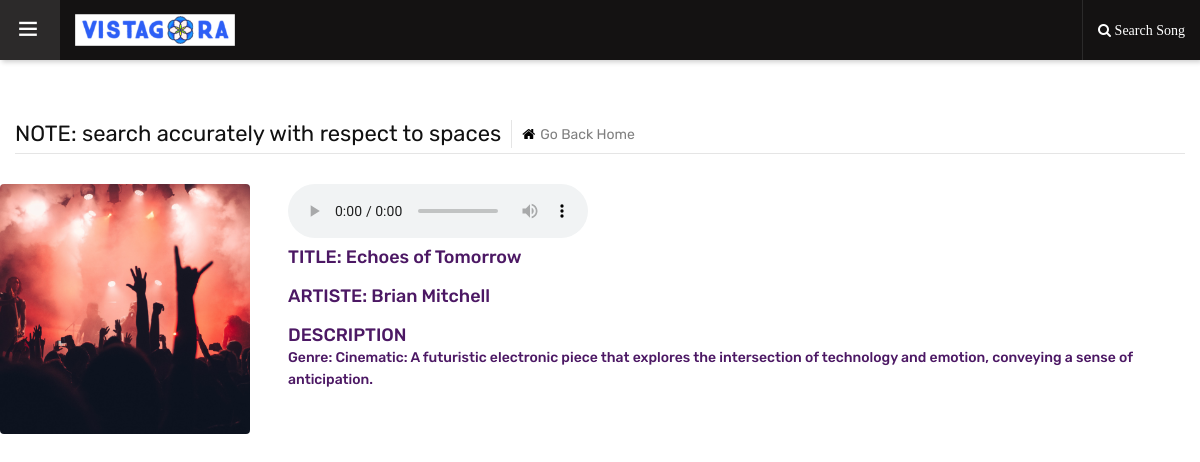
Page /vista-gora/search-course11/MP3-BM005 on the committed database.
### ourapp/models.py (models this page shows, shortened)
class Audio(models.Model):
    artiste = models.CharField(max_length=100)
    identification_code= models.CharField(max_length=30,unique=True)
    title= models.CharField(max_length=30)
    description= models.TextField(max_length=300)
    audio_file= models.FileField(upload_to="audio")
    cover_picture= models.FileField(upload_to="cover_picture")

### ourapp/views.py (the view)
# urls.py: path("vista-gora/search-course11/<str:tok>", views.search_course11, name="search_course11"),
def search_course11(request,tok):
        try:
            if request.method=="POST":
                tok=request.POST.get("qq")
                cont = Audio.objects.all()
                tok = tok.upper()
                got2 = None
                try:
                    got2 = []
                    for i in cont:
                        toU=str(i.title)
                        if tok == toU.upper():
                            got2.append(i.identification_code)
                    print(got2)
                    return render(request, "search_course11.html", {"tok": tok, "got": cont,"got2":got2})
                except:
                    return render(request, "search_course11.html", {"tok": tok, "cont": cont, "ck": False})
            else:
                cont=Audio.objects.all()
                try:
                    got = Audio.objects.get(identification_code=tok)
                    return render(request, "search_course11.html", {"tok": tok, "got": got, "ck": True})
                except:
                    return render(request, "search_course11.html", {"tok": tok, "cont": cont,"ck":False})
        except:
            try:
                tok=None
                return render(request, "search_course11.html", {"tok": tok, "cont": cont, "ck": False})
            except:
                return HttpResponse("Your Search input was Empty")

### ourapp/templates/search_course11.html (shortened to what this page needs)
{% load static %}
<!DOCTYPE html>
<html lang="en">
<head>
	<link rel="stylesheet" type="text/css" href="{% static 'admin/assets/css/assets.css' %}">
	<link rel="stylesheet" type="text/css" href="{% static 'admin/assets/vendors/calendar/fullcalendar.css' %}">
	<link rel="stylesheet" type="text/css" href="{% static 'admin/assets/css/typography.css' %}">
	<link rel="stylesheet" type="text/css" href="{% static 'admin/assets/css/shortcodes/shortcodes.css' %}">
	<link rel="stylesheet" type="text/css" href="{% static 'admin/assets/css/style.css' %}">
	<link rel="stylesheet" type="text/css" href="{% static 'admin/assets/css/dashboard.css' %}">
	<link class="skin" rel="stylesheet" type="text/css" href="{% static 'admin/assets/css/color/color-1.css' %}">
</head>
<body class="ttr-opened-sidebar ttr-pinned-sidebar">
	<header class="ttr-header">
		<div class="ttr-header-wrapper">
			<div class="ttr-toggle-sidebar ttr-material-button">
				<i class="ti-menu ttr-close-icon"></i>
			</div>
			<div class="ttr-logo-box">
				<div>
					<a href="{% url 'index' %}" class="ttr-logo">
						<img class="ttr-logo-desktop" alt="" src="{% static 'admin/assets/images/logo-white.png' %}" width="160" height="27">
					</a>
				</div>
			</div>
			<div class="ttr-header-right ttr-with-seperator">
				<ul class="ttr-header-navigation">
					<li>
						<a href="#" class="ttr-material-button ttr-search-toggle"><i class="fa fa-search"> Search Song</i></a>
					</li>
				</ul>
			</div>
		</div>
	</header>
	<h6 class="ttr-wrapper">
		<div class="container-fluid">
			<div class="db-breadcrumb">
				<h4 class="breadcrumb-title">NOTE: search accurately with respect to spaces</h4>
				<ul class="db-breadcrumb-list">
					<li><a href="{% url 'index' %}"><i class="fa fa-home"></i>Go Back Home</a></li>
				</ul>
			</div>
		</div>
	</h6>
	<div >
		{% if ck %}
					<ul>
						<div class="card-courses-list admin-courses">
							<div class="card-courses-media">
								<img src="{{got.cover_picture.url}}" alt=""/>
							</div>
							<div class="card-courses-full-dec givepad">
								<div class="card-courses-title">
									<audio controls controlsList="nodownload" contenteditable="false" autoplay loop>
									   <source src="{{got.audio_file.url}}" type="audio/mpeg" class="givepad centerad">
									</audio>
									<h4><span><h5 class="text-primary bgsong">TITLE: {{got.title}}</h5></span></h4>
									<h4><span><h5 class="text-primary">ARTISTE: {{got.artiste}}</h5></span></h4>
								</div>
								<div class="row card-courses-dec">
									<div class="col-md-12">
										<h4><span><h5 class="text-primary">DESCRIPTION <p>{{got.description}}</p></h5></span></h4>
									</div>
								</div>
							</div>
						</div>
					</ul>
		{% else %}
			{% if not got2 %}
				<h4 class="center">No Result Found</h4>
			{% endif %}
		{% endif %}
</body>
</html>

### staticfiles/admin/assets/css/typography.css (style rules this page uses)
body { background-color: #fff; font-family: Rubik; font-size: 16px; font-weight: 400; color:#505050; padding: 0; margin: 0; overflow-x: hidden; -webkit-font-smoothing: antialiased; font-smoothing: antialiased; -moz-osx-font-smoothing: grayscale; scroll-behavior: smooth; }
a { color: #6f6f6f; outline: 0 none; text-decoration: none; }
img { border-style: none; height: auto; max-width: 100%; vertical-align: middle; }
section, article, aside, details, figcaption, figure, footer, header, hgroup, main, menu, nav, summary { display: block; }
p, address, pre, hr, ul, ol, dl, dd, table { margin-bottom: 24px; }
p { line-height: 28px; margin-bottom: 24px; }
h1, h2, h3, h4, h5, h6 { color: #111111; font-family: rubik; margin-top:0; }
h4 { font-size: 22px; line-height: 28px; margin-bottom: 15px; font-weight: 500; }
h5 { font-size: 18px; line-height: 24px; margin-bottom: 10px; font-weight: 500; }
h6 { font-size: 16px; line-height: 22px; margin-bottom: 10px; font-weight: 500; }
dl, ul, ol { list-style-position: outside; padding: 0; }
ul, ol { margin-bottom: 24px; }
ul li, ol li { padding: 0; }
.givepad { padding-right: 8px; padding-left: 8px; }

### staticfiles/admin/assets/css/style.css (style rules this page uses)
.givepad { padding-right: 8px; padding-left: 8px; }

### staticfiles/admin/assets/css/color/color-1.css (style rules this page uses)
:root { --primary: #4c1864; --sc-primary: #4d0a91; }
a,.text-primary,.primary li:before,.menu-links .nav > li.active > a,.menu-links .nav > li:hover > a,.menu-links .nav > li .mega-menu > li ul a:hover,.menu-links .nav > li .sub-menu li:hover > a,footer a:active,footer a:focus,footer a:hover,footer h1 a,footer h2 a,footer h3 a,footer h4 a,footer h5 a,footer h6 a,footer p a,.testimonial-1 .testimonial-position,.acod-head a:after,.acod-head a,.acod-head a:hover,.acod-head a.collapsed:hover,.ttr-tabs .nav-tabs > li > a i,h1 a:hover,h2 a:hover,h3 a:hover,h4 a:hover,h5 a:hover,h6 a:hover,.btn.outline,.btn-link:hover { color: #4c1864; }
.ttr-notify-header::after,.widget-bg1,.ttr-search-bar,.ttr-header,.ovpr-dark:after, .pricingtable-main,.account-head:after { background: #4c1864; background: -moz-linear-gradient(45deg, rgb(0, 0, 0) 0%,rgb(0, 0, 0) 100%); background: -webkit-linear-gradient(45deg, rgb(0, 0, 0) 0%,rgb(0, 0, 0) 100%); background: linear-gradient(45deg, rgb(20, 18, 18) 0%,rgb(20, 18, 18) 100%); filter: progid:DXImageTransform.Microsoft.gradient( startColorstr='#4c1864', endColorstr='#3f189a',GradientType=1 ); }

### staticfiles/admin/assets/css/shortcodes/form.css (style rules this page uses)
a, .ttr-box, .btn, .form-control, .ov-box, .overlay-icon li a i, .feature-box-xl, .feature-box-lg, .feature-box-md, .feature-box-sm, .feature-box-xs, .navbar-toggler, .menu-logo, .menu-links .nav > li > a, .secondary-menu { -webkit-transition: all 0.2s linear; -moz-transition: all 0.2s linear; -ms-transition: all 0.2s linear; -o-transition: all 0.2s linear; transition: all 0.2s linear; }

### rows in the picture
Audio: cover_picture (picture), title "Echoes of Tomorrow", artiste "Brian Mitchell", description "Genre: Cinematic: A futuristic electronic piece that explores the intersection of technology and emotion, conveying a sense of anticipation."
